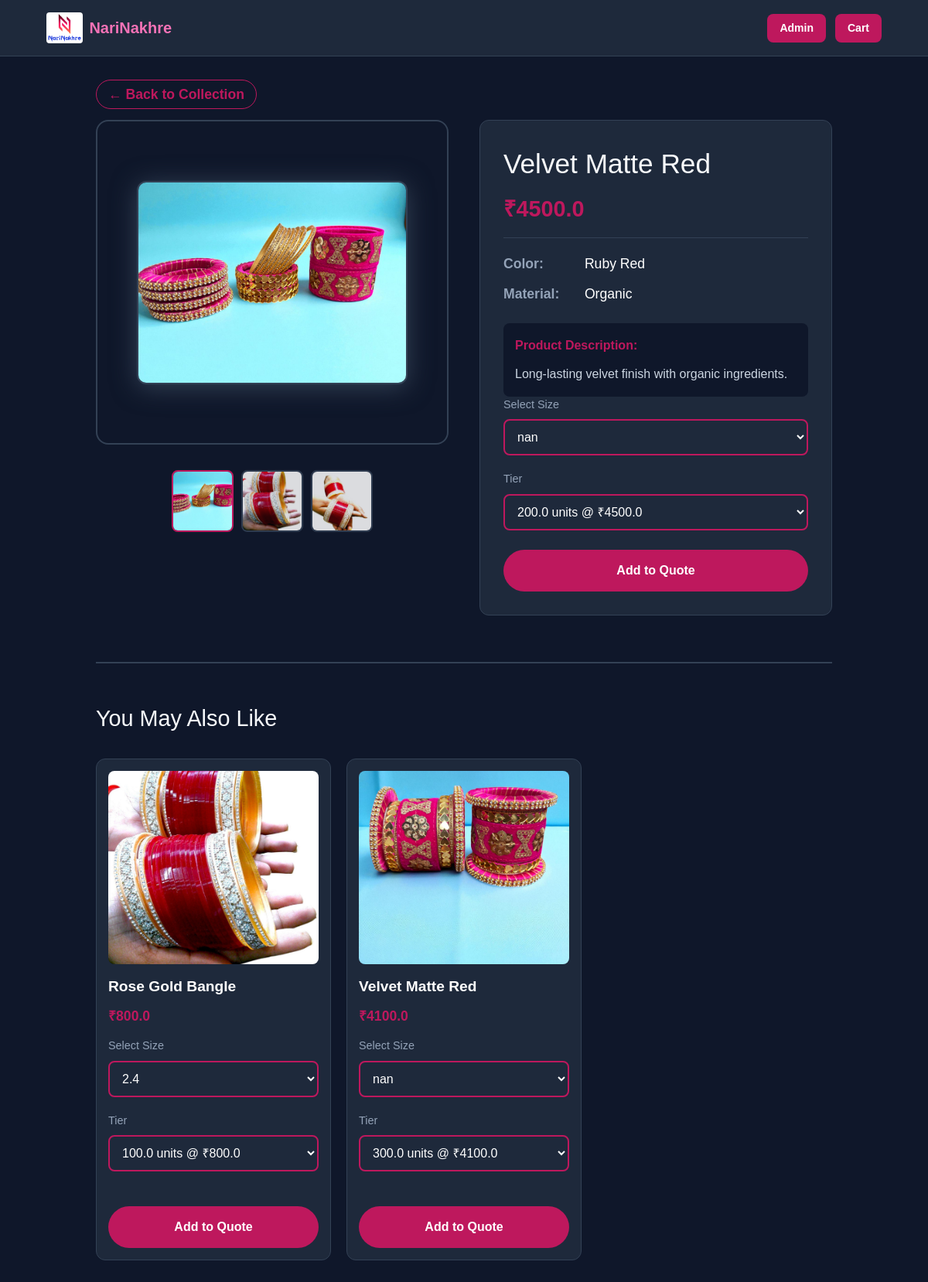
The app's page /product/17 with its own data.
### tables this page shows
CREATE TABLE products (
                id INTEGER PRIMARY KEY AUTOINCREMENT,
                sku TEXT,
                name TEXT,
                hsn TEXT,
                gst REAL,
                material TEXT,
                color TEXT,
                sizes TEXT,
                category_id INTEGER,
                subcategory_id INTEGER,
                description TEXT,
                quantity1 REAL,
                price1 REAL,
                quantity2 REAL,
                price2 REAL,
                quantity3 REAL,
                price3 REAL
            , category TEXT, subcategory TEXT, image_file TEXT, image_url TEXT);

### app.py (the view)
@app.route('/product/<int:product_id>')
def product_detail(product_id):
    db = get_db()
    product = db.execute('SELECT * FROM products WHERE id = ?', (product_id,)).fetchone()
    if product is None:
        return "Product not found", 404
    product = dict(product)
    product['tiers'] = [
        {'tier': 1, 'qty': product.get('quantity1'), 'price': product.get('price1')},
        {'tier': 2, 'qty': product.get('quantity2'), 'price': product.get('price2')},
        {'tier': 3, 'qty': product.get('quantity3'), 'price': product.get('price3')},
    ]
    product['sizes'] = product.get('sizes', '')
    images = db.execute('SELECT image_path FROM product_images WHERE product_id = ? ORDER BY image_index', (product_id,)).fetchall()
    image_urls = []
    for img in images:
        path = img['image_path']
        if path.startswith('static/'):
            path = path[len('static/'):]
        path = path.lstrip('/')
        image_urls.append(path)
    if not image_urls:
        for i in range(1, 6):
            img_path = f"static/assets/products/{product['sku']}_{i}.jpg"
            if os.path.exists(img_path):
                image_urls.append(f"assets/products/{product['sku']}_{i}.jpg")
        if not image_urls:
            image_urls = [f"assets/products/{product['sku']}_1.jpg"]
    related_products_raw = db.execute('SELECT * FROM products WHERE id != ? ORDER BY RANDOM() LIMIT 3', (product_id,)).fetchall()
    related_products = []
    for rel in related_products_raw:
        rel = dict(rel)
        rel['tiers'] = [
            {'tier': 1, 'qty': rel.get('quantity1'), 'price': rel.get('price1')},
            {'tier': 2, 'qty': rel.get('quantity2'), 'price': rel.get('price2')},
            {'tier': 3, 'qty': rel.get('quantity3'), 'price': rel.get('price3')},
        ]
        rel['sizes'] = rel.get('sizes', '')
        related_products.append(rel)
    return render_template('product_detail.html', product=product, image_urls=image_urls, related_products=related_products)

### app.py (called while the page is built)
def get_db():
    if 'db' not in g:
        g.db = sqlite3.connect(app.config['DATABASE'])
        g.db.row_factory = sqlite3.Row
    return g.db

### templates/product_detail.html (shortened to what this page needs)
{% extends "base.html" %}
{% block content %}
<div class="pdp-bg">
    <div class="pdp-container">
        <nav class="back-nav">
            <a href="/" class="back-link">← Back to Collection</a>
        </nav>
        <div class="pdp-grid">
            <div class="pdp-image-section">
                <div class="main-img-container" style="background:#0f172a; border:2px solid #334155; border-radius:16px; display:flex; align-items:center; justify-content:center; height:420px; overflow-x:auto;">
                    <img id="main-view" src="{{ url_for('static', filename=image_urls[0]) }}" alt="{{ product['name'] }} main image" onclick="openLightbox(0)" style="max-width:350px; max-height:380px; border-radius:12px; cursor:pointer; box-shadow:0 4px 32px #334155; border:2px solid #334155; background:#1e293b;">
                </div>
                <div class="thumb-grid" style="display:flex; gap:10px; justify-content:center; margin-top:18px; overflow-x:auto;">
                    {% for img in image_urls %}
                        <img src="{{ url_for('static', filename=img) }}" class="thumb-img{% if loop.index0 == 0 %} active-thumb{% endif %}" data-idx="{{ loop.index0 }}" style="width:80px; height:80px; object-fit:cover; border-radius:8px; border:2px solid #334155; opacity:0.85; cursor:pointer; transition:0.2s;" onclick="setMainImage({{ loop.index0 }})">
                    {% endfor %}
                </div>
            </div>
            <div class="pdp-info-card">
                <h1 class="pdp-title">{{ product['name'] }}</h1>
                <div class="pdp-price">₹{{ product['price1'] }}</div>
                <div class="detail-item"><span class="detail-label">Color:</span> {{ product['color'] or 'N/A' }}</div>
                <div class="detail-item"><span class="detail-label">Material:</span> {{ product['material'] or 'N/A' }}</div>
                <div class="product-desc">
                    <strong style="color:#be185d; display:block; margin-bottom:10px;">Product Description:</strong>
                    <span style="color:#cbd5e1;">{{ product['description'] or 'No description available for this product.' }}</span>
                </div>
                <div class="pdp-field">
                    <label>Select Size</label>
                    <select id="size-{{ product.id }}" class="pdp-select size-select">
                        {% for s in product['sizes'].split(',') %}
                            <option value="{{ s|trim }}">{{ s|trim }}</option>
                        {% endfor %}
                    </select>
                </div>
                <div class="pdp-field">
                    <label for="tier">Tier</label>
                    <select id="tier-select-{{ product.id }}" class="pdp-input tier-select">
                        {% for tier in product['tiers'] %}
                            {% if tier.qty and tier.price %}
                                <option value="{{ tier.qty }}" data-price="{{ tier.price }}">{{ tier.qty }} units @ ₹{{ tier.price }}</option>
                            {% endif %}
                        {% endfor %}
                    </select>
                </div>
                <div class="pdp-actions">
                    <button class="add-to-quote-btn btn-add"
                        data-sku="{{ product.id }}"
                        data-tier="{{ product.tiers[0].qty if product.tiers and product.tiers[0].qty else 1 }}"
                        data-price="{{ product.tiers[0].price if product.tiers and product.tiers[0].price else product.price1 }}"
                        data-size="{{ product.sizes.split(',')[0]|trim if product.sizes else '' }}"
                        onclick="addToQuoteDirect(this, '{{ product.id }}')"
                    >Add to Quote</button>
                </div>
            </div>
        </div>
        {% if related_products %}
        <section class="carousel-section">
            <h2 class="carousel-title">You May Also Like</h2>
            <div class="product-grid">
                {% for rel in related_products %}
                <div class="product-card">
                    <a href="/product/{{ rel.id }}">
                        <img class="product-image" src="/static/assets/products/{{ rel.sku }}_1.jpg" alt="{{ rel.name }}" onerror="this.src='/static/assets/products/default.jpg'">
                    </a>
                    <a href="/product/{{ rel.id }}" class="mini-title">{{ rel.name }}</a>
                    <div class="mini-price">₹{{ rel.price1 }}</div>
                    <div class="pdp-field">
                        <label>Select Size</label>
                        <select id="size-{{ rel.id }}" class="pdp-select size-select">
                            {% for s in rel.sizes.split(',') %}
                                <option value="{{ s|trim }}">{{ s|trim }}</option>
                            {% endfor %}
                        </select>
                    </div>
                    <div class="pdp-field">
                        <label for="tier">Tier</label>
                        <select id="tier-select-{{ rel.id }}" class="pdp-input tier-select">
                            {% for tier in rel.tiers %}
                                {% if tier.qty and tier.price %}
                                    <option value="{{ tier.qty }}" data-price="{{ tier.price }}">{{ tier.qty }} units @ ₹{{ tier.price }}</option>
                                {% endif %}
                            {% endfor %}
                        </select>
                    </div>
                    <div class="pdp-actions">
                        <button class="add-to-quote-btn btn-add"
                            data-sku="{{ rel.id }}"
                            data-tier="{{ rel.tiers[0].qty if rel.tiers and rel.tiers[0].qty else 1 }}"
                            data-price="{{ rel.tiers[0].price if rel.tiers and rel.tiers[0].price else rel.price1 }}"
                            data-size="{{ rel.sizes.split(',')[0]|trim if rel.sizes else '' }}"
                            onclick="addToQuoteDirect(this, '{{ rel.id }}')"
                        >Add to Quote</button>
                    </div>
                </div>
                {% endfor %}
            </div>
        </section>
        {% endif %}
    </div>
</div>
{% endblock %}

### templates/base.html (style rules this page uses)
body { background: #0f172a; color: #e2e8f0; font-family: sans-serif; }

### templates/product_detail.html (style rules this page uses)
body { background-color: #0f172a; color: white; margin: 0; font-family: sans-serif; }
.pdp-bg { background: #0f172a; min-height: 100vh; padding: 20px; }
.pdp-container { max-width: 1200px; margin: 0 auto; }
.back-nav { margin-bottom: 20px; }
.back-link { color: #be185d; text-decoration: none; font-weight: bold; font-size: 1.1rem; border: 1px solid #be185d; padding: 8px 15px; border-radius: 20px; transition: 0.3s; }
.pdp-grid { display: grid; grid-template-columns: repeat(auto-fit, minmax(350px, 1fr)); gap: 40px; margin-bottom: 60px; }
.pdp-image-section { display: flex; flex-direction: column; gap: 15px; }
.main-img-container { background: #1e293b; border: 1px solid #334155; border-radius: 12px; overflow: hidden; height: 450px; display: flex; align-items: center; justify-content: center; }
.main-img-container img { max-width: 100%; max-height: 100%; object-fit: contain; cursor: pointer; }
.thumb-grid { display: flex; gap: 10px; justify-content: center; overflow-x: auto; }
.thumb-grid img { width: 80px; height: 80px; object-fit: cover; border-radius: 8px; cursor: pointer; border: 2px solid #334155; opacity: 0.7; transition: 0.3s; }
.pdp-info-card { background: #1e293b; border: 1px solid #334155; border-radius: 12px; padding: 30px; height: fit-content; }
.pdp-title { font-size: 2.2rem; color: #f8fafc; margin-bottom: 10px; }
.pdp-price { font-size: 1.8rem; color: #be185d; font-weight: bold; margin-bottom: 20px; border-bottom: 1px solid #334155; padding-bottom: 15px; }
.detail-item { margin-bottom: 12px; font-size: 1.1rem; }
.detail-label { color: #94a3b8; font-weight: bold; min-width: 100px; display: inline-block; }
.product-desc { margin-top: 25px; line-height: 1.7; color: #cbd5e1; background: #0f172a; padding: 15px; border-radius: 8px; }
.pdp-field { margin-bottom: 20px; }
.pdp-field label { display: block; margin-bottom: 8px; color: #94a3b8; font-size: 0.9rem; }
.pdp-input, .pdp-select { width: 100%; padding: 12px; border-radius: 8px; border: 2px solid #be185d; background: #1e293b; color: white; font-size: 1rem; }
.pdp-actions { display: flex; gap: 15px; margin-top: 25px; }
.btn-add { flex: 2; background: #be185d; color: white; border: none; padding: 15px; border-radius: 30px; cursor: pointer; font-weight: bold; font-size: 1rem; }
.carousel-section { border-top: 2px solid #334155; padding-top: 50px; margin-top: 50px; }
.carousel-title { font-size: 1.8rem; margin-bottom: 30px; color: #f8fafc; }
.product-grid { display: grid; grid-template-columns: repeat(auto-fill, minmax(280px, 1fr)); gap: 20px; }
.product-card { background: #1e293b; border: 1px solid #334155; border-radius: 12px; padding: 15px; display: flex; flex-direction: column; transition: 0.3s; }
.product-image { width: 100%; height: 250px; object-fit: cover; border-radius: 8px; margin-bottom: 15px; }
.mini-title { color: white; text-decoration: none; font-size: 1.2rem; font-weight: bold; margin-bottom: 10px; display: block; }
.mini-price { color: #be185d; font-weight: bold; font-size: 1.1rem; margin-bottom: 15px; }

### records on screen
products: name "Velvet Matte Red", price1 "4500.0", color "Ruby Red", material "Organic", description "Long-lasting velvet finish with organic ingredients."
products: sku (picture), name "Rose Gold Bangle", price1 "800.0", sizes+id "2.4"
products: sku (picture), name "Velvet Matte Red", price1 "4100.0"

### other values on screen
form field value "nan"
form field value "200.0 units @ ₹4500.0"
form field value "100.0 units @ ₹800.0"
form field value "300.0 units @ ₹4100.0"
